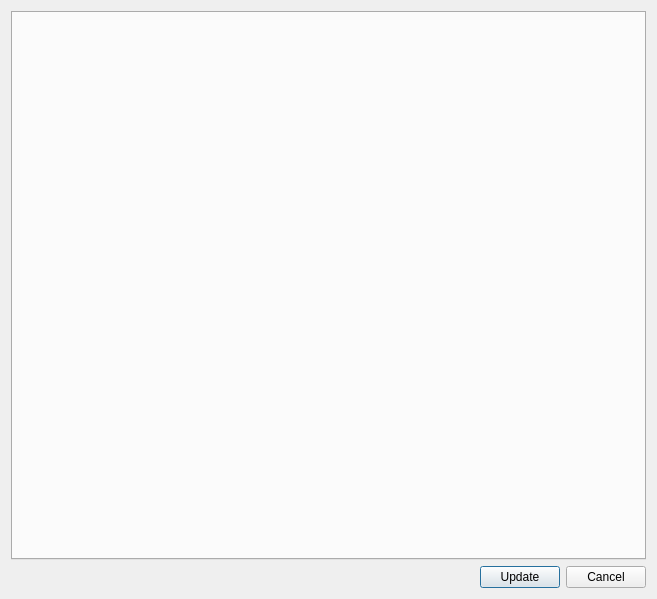
<?xml version="1.0" encoding="UTF-8"?>
<ui version="4.0">
 <class>EntryEditDialog</class>
 <widget class="QDialog" name="EntryEditDialog">
  <property name="geometry">
   <rect>
    <x>0</x>
    <y>0</y>
    <width>657</width>
    <height>599</height>
   </rect>
  </property>
  <property name="windowTitle">
   <string>Entry properties</string>
  </property>
  <layout class="QVBoxLayout" name="verticalLayout">
   <item>
    <widget class="VersionEditor" name="tabWidget"/>
   </item>
   <item>
    <layout class="QHBoxLayout" name="horizontalLayout">
     <item>
      <spacer name="horizontalSpacer">
       <property name="orientation">
        <enum>Qt::Horizontal</enum>
       </property>
       <property name="sizeHint" stdset="0">
        <size>
         <width>40</width>
         <height>20</height>
        </size>
       </property>
      </spacer>
     </item>
     <item>
      <widget class="QPushButton" name="updateButton">
       <property name="text">
        <string>Update</string>
       </property>
      </widget>
     </item>
     <item>
      <widget class="QPushButton" name="cancelButton">
       <property name="text">
        <string>Cancel</string>
       </property>
      </widget>
     </item>
    </layout>
   </item>
  </layout>
 </widget>
 <customwidgets>
  <customwidget>
   <class>VersionEditor</class>
   <extends>QTabWidget</extends>
   <header>ui/partial/versioneditor.h</header>
   <container>1</container>
  </customwidget>
 </customwidgets>
 <resources/>
 <connections>
  <connection>
   <sender>cancelButton</sender>
   <signal>clicked()</signal>
   <receiver>EntryEditDialog</receiver>
   <slot>reject()</slot>
   <hints>
    <hint type="sourcelabel">
     <x>601</x>
     <y>578</y>
    </hint>
    <hint type="destinationlabel">
     <x>606</x>
     <y>563</y>
    </hint>
   </hints>
  </connection>
 </connections>
</ui>
